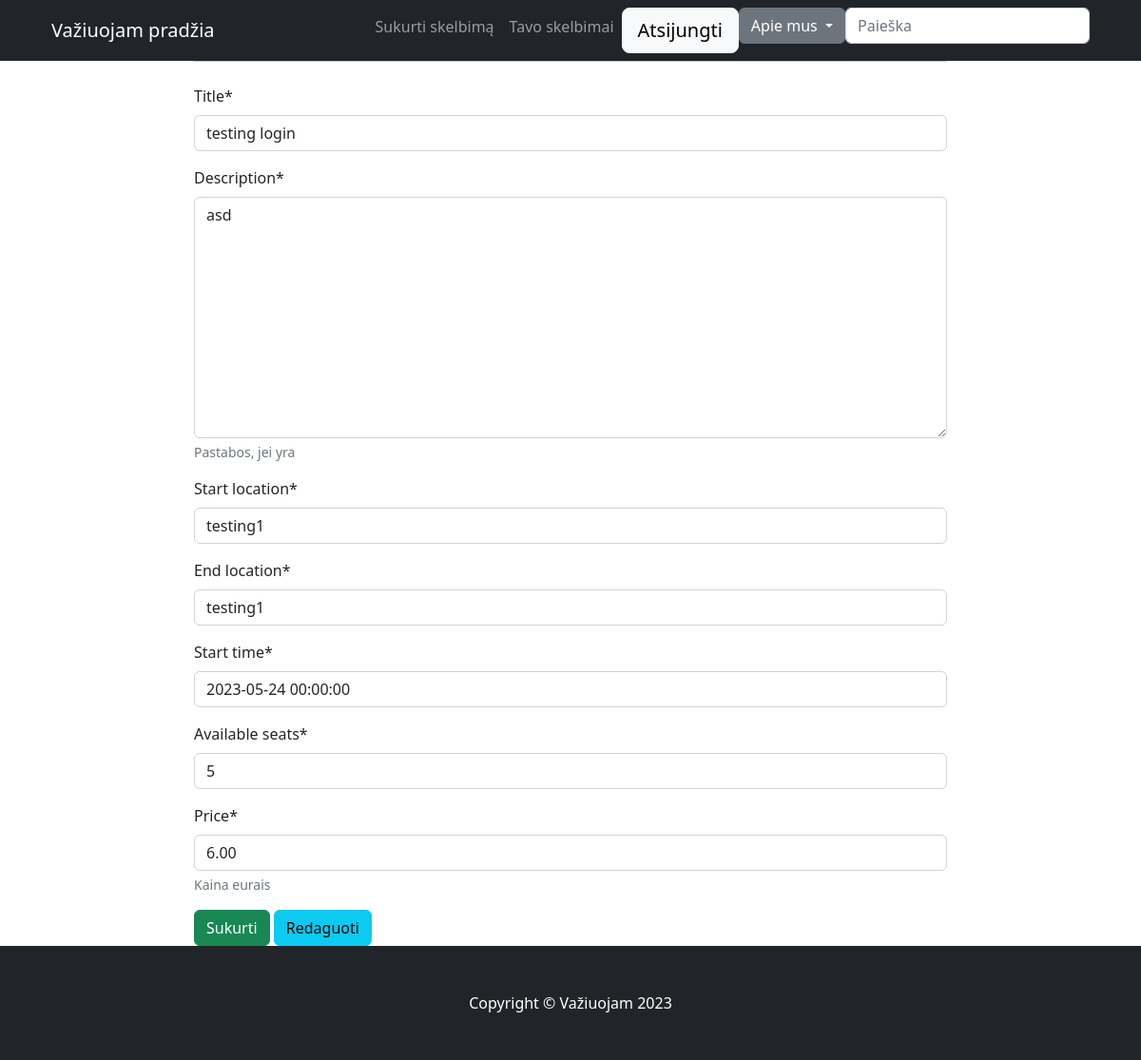
The app's page /5/update/ (signed in) with its own data.
### posts/models.py (models this page shows, shortened)
class Posting(models.Model):
    title = models.CharField(max_length=255)
    description = models.TextField(help_text="Pastabos, jei yra")
    start_location = models.CharField(max_length=255)
    end_location = models.CharField(max_length=255)
    start_time = models.DateTimeField()
    available_seats = models.PositiveIntegerField(default=4)
    price = models.DecimalField(
        max_digits=8, decimal_places=2, validators=[MinValueValidator(Decimal('0.01'))], help_text="Kaina eurais")
    created_at = models.DateTimeField(auto_now_add=True)
    updated_at = models.DateTimeField(auto_now=True)
    user = models.ForeignKey(
        User, on_delete=models.CASCADE, related_name="posting", null=True)
    class Meta:
        ordering = ['start_time',]
        verbose_name = 'Skelbimas'
        verbose_name_plural = 'Skelbimai'

### posts/views.py (the view, shortened to what this page needs)
# urls.py: path('<int:pk>/update/', views.PostUpdateView.as_view(), name='post-update'),
class PostUpdateView(LoginRequiredMixin, UserPassesTestMixin, generic.UpdateView):
    model = Posting
    form_class = PostForm
    template_name = 'posts/post_form.html'
    label = 'update'
    def test_func(self):
        post = self.get_object()
        if self.request.user == post.user:
            return True

### posts/forms.py
class PostForm(forms.ModelForm):
    title = forms.CharField(label="Title", max_length=200)
    class Meta:
        model = Posting
        fields = ['title', 'description', 'start_location',
                  'end_location', 'start_time', 'available_seats', 'price']

### posts/templates/posts/post_form.html (shortened to what this page needs)
{% extends 'main/base.html' %}
{% load crispy_forms_tags %}
{% block content %}
<form method="POST" class="form-group">
    {{form|crispy}}
    <button type="submit" class="btn btn-success">Sukurti</button>
    <button type="submit" class="btn btn-info">Redaguoti</button>
</form>
{% endblock %}

### records on screen
Posting: title "testing login", description "asd", start_location "testing1", end_location "testing1", start_time "2023-05-24 00:00:00", available_seats "5", price "6.00"
